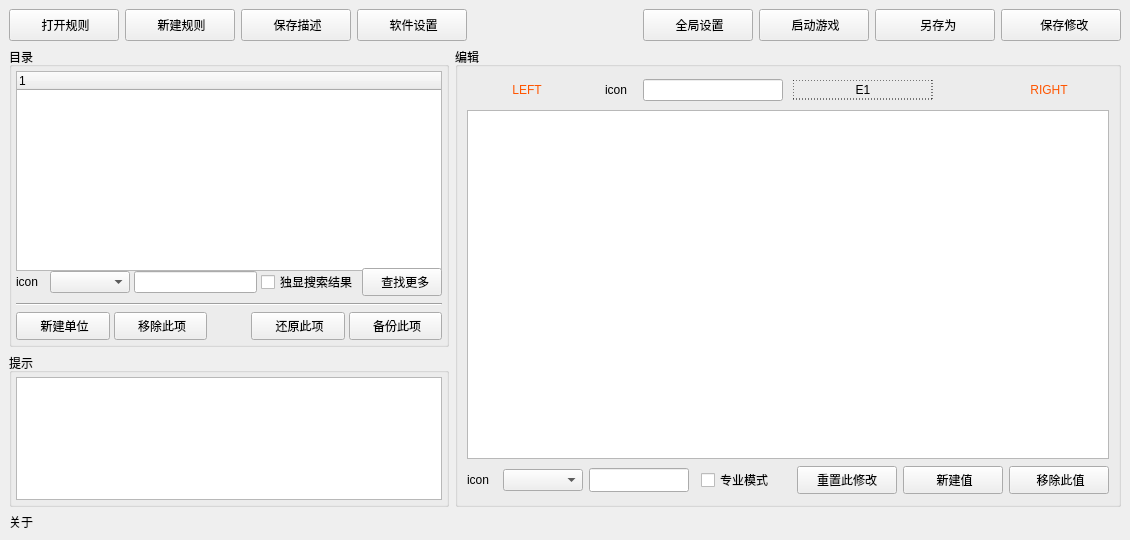
<?xml version="1.0" encoding="UTF-8"?>
<ui version="4.0">
 <class>MainWindow</class>
 <widget class="QMainWindow" name="MainWindow">
  <property name="geometry">
   <rect>
    <x>0</x>
    <y>0</y>
    <width>1104</width>
    <height>540</height>
   </rect>
  </property>
  <property name="windowTitle">
   <string>MainWindow</string>
  </property>
  <widget class="QWidget" name="centralwidget">
   <layout class="QGridLayout" name="gridLayout_7">
    <item row="1" column="0">
     <widget class="QGroupBox" name="groupBox">
      <property name="minimumSize">
       <size>
        <width>440</width>
        <height>300</height>
       </size>
      </property>
      <property name="maximumSize">
       <size>
        <width>600</width>
        <height>16777215</height>
       </size>
      </property>
      <property name="title">
       <string>目录</string>
      </property>
      <layout class="QGridLayout" name="gridLayout_9">
       <property name="leftMargin">
        <number>4</number>
       </property>
       <property name="topMargin">
        <number>4</number>
       </property>
       <property name="rightMargin">
        <number>4</number>
       </property>
       <property name="bottomMargin">
        <number>4</number>
       </property>
       <property name="spacing">
        <number>6</number>
       </property>
       <item row="0" column="0">
        <widget class="QTreeWidget" name="tree_sections">
         <property name="minimumSize">
          <size>
           <width>300</width>
           <height>200</height>
          </size>
         </property>
         <column>
          <property name="text">
           <string notr="true">1</string>
          </property>
         </column>
        </widget>
       </item>
       <item row="1" column="0">
        <layout class="QGridLayout" name="gridLayout">
         <property name="spacing">
          <number>4</number>
         </property>
         <item row="0" column="6" colspan="2">
          <widget class="QPushButton" name="pushButton_section_find">
           <property name="sizePolicy">
            <sizepolicy hsizetype="Fixed" vsizetype="Fixed">
             <horstretch>0</horstretch>
             <verstretch>0</verstretch>
            </sizepolicy>
           </property>
           <property name="minimumSize">
            <size>
             <width>80</width>
             <height>28</height>
            </size>
           </property>
           <property name="text">
            <string>  查找更多</string>
           </property>
          </widget>
         </item>
         <item row="0" column="0">
          <widget class="QLabel" name="label_item_find">
           <property name="sizePolicy">
            <sizepolicy hsizetype="Fixed" vsizetype="Fixed">
             <horstretch>0</horstretch>
             <verstretch>0</verstretch>
            </sizepolicy>
           </property>
           <property name="minimumSize">
            <size>
             <width>30</width>
             <height>30</height>
            </size>
           </property>
           <property name="text">
            <string>icon</string>
           </property>
          </widget>
         </item>
         <item row="0" column="1">
          <widget class="QComboBox" name="comboBox_section_find">
           <property name="sizePolicy">
            <sizepolicy hsizetype="Fixed" vsizetype="Fixed">
             <horstretch>0</horstretch>
             <verstretch>0</verstretch>
            </sizepolicy>
           </property>
           <property name="minimumSize">
            <size>
             <width>80</width>
             <height>0</height>
            </size>
           </property>
          </widget>
         </item>
         <item row="0" column="3">
          <widget class="QLineEdit" name="lineEdit_item_find">
           <property name="sizePolicy">
            <sizepolicy hsizetype="Expanding" vsizetype="Fixed">
             <horstretch>0</horstretch>
             <verstretch>0</verstretch>
            </sizepolicy>
           </property>
          </widget>
         </item>
         <item row="0" column="4" colspan="2">
          <widget class="QCheckBox" name="checkBox_display_find">
           <property name="text">
            <string>独显搜索结果</string>
           </property>
          </widget>
         </item>
        </layout>
       </item>
       <item row="2" column="0">
        <widget class="Line" name="line_2">
         <property name="orientation">
          <enum>Qt::Horizontal</enum>
         </property>
        </widget>
       </item>
       <item row="3" column="0">
        <layout class="QGridLayout" name="gridLayout_8">
         <property name="spacing">
          <number>4</number>
         </property>
         <item row="0" column="0">
          <widget class="QPushButton" name="pushButton_section_add">
           <property name="sizePolicy">
            <sizepolicy hsizetype="Expanding" vsizetype="Fixed">
             <horstretch>200</horstretch>
             <verstretch>0</verstretch>
            </sizepolicy>
           </property>
           <property name="minimumSize">
            <size>
             <width>80</width>
             <height>28</height>
            </size>
           </property>
           <property name="text">
            <string> 新建单位</string>
           </property>
          </widget>
         </item>
         <item row="0" column="1">
          <widget class="QPushButton" name="pushButton_section_remove">
           <property name="sizePolicy">
            <sizepolicy hsizetype="Expanding" vsizetype="Fixed">
             <horstretch>200</horstretch>
             <verstretch>0</verstretch>
            </sizepolicy>
           </property>
           <property name="minimumSize">
            <size>
             <width>80</width>
             <height>28</height>
            </size>
           </property>
           <property name="text">
            <string> 移除此项</string>
           </property>
          </widget>
         </item>
         <item row="0" column="2">
          <spacer name="horizontalSpacer_4">
           <property name="orientation">
            <enum>Qt::Horizontal</enum>
           </property>
           <property name="sizeHint" stdset="0">
            <size>
             <width>40</width>
             <height>20</height>
            </size>
           </property>
          </spacer>
         </item>
         <item row="0" column="3">
          <widget class="QPushButton" name="pushButton_section_replay">
           <property name="sizePolicy">
            <sizepolicy hsizetype="Expanding" vsizetype="Fixed">
             <horstretch>200</horstretch>
             <verstretch>0</verstretch>
            </sizepolicy>
           </property>
           <property name="minimumSize">
            <size>
             <width>80</width>
             <height>28</height>
            </size>
           </property>
           <property name="text">
            <string> 还原此项</string>
           </property>
          </widget>
         </item>
         <item row="0" column="4">
          <widget class="QPushButton" name="pushButton_section_back">
           <property name="sizePolicy">
            <sizepolicy hsizetype="Expanding" vsizetype="Fixed">
             <horstretch>200</horstretch>
             <verstretch>0</verstretch>
            </sizepolicy>
           </property>
           <property name="minimumSize">
            <size>
             <width>80</width>
             <height>28</height>
            </size>
           </property>
           <property name="text">
            <string> 备份此项</string>
           </property>
          </widget>
         </item>
        </layout>
       </item>
      </layout>
     </widget>
    </item>
    <item row="3" column="0">
     <widget class="QLabel" name="label_about">
      <property name="text">
       <string>关于</string>
      </property>
     </widget>
    </item>
    <item row="0" column="0" colspan="2">
     <layout class="QGridLayout" name="gridLayout_6">
      <item row="0" column="3" colspan="2">
       <widget class="QPushButton" name="pushButton_setting">
        <property name="sizePolicy">
         <sizepolicy hsizetype="Fixed" vsizetype="Fixed">
          <horstretch>0</horstretch>
          <verstretch>0</verstretch>
         </sizepolicy>
        </property>
        <property name="minimumSize">
         <size>
          <width>110</width>
          <height>32</height>
         </size>
        </property>
        <property name="text">
         <string> 软件设置</string>
        </property>
       </widget>
      </item>
      <item row="0" column="8" colspan="2">
       <widget class="QPushButton" name="pushButton_run_game">
        <property name="sizePolicy">
         <sizepolicy hsizetype="Fixed" vsizetype="Fixed">
          <horstretch>0</horstretch>
          <verstretch>0</verstretch>
         </sizepolicy>
        </property>
        <property name="minimumSize">
         <size>
          <width>110</width>
          <height>32</height>
         </size>
        </property>
        <property name="text">
         <string> 启动游戏</string>
        </property>
       </widget>
      </item>
      <item row="0" column="11">
       <widget class="QPushButton" name="pushButton_save_data">
        <property name="sizePolicy">
         <sizepolicy hsizetype="Fixed" vsizetype="Fixed">
          <horstretch>0</horstretch>
          <verstretch>0</verstretch>
         </sizepolicy>
        </property>
        <property name="minimumSize">
         <size>
          <width>120</width>
          <height>32</height>
         </size>
        </property>
        <property name="text">
         <string>  保存修改</string>
        </property>
       </widget>
      </item>
      <item row="0" column="7">
       <widget class="QPushButton" name="pushButton_rules_global">
        <property name="sizePolicy">
         <sizepolicy hsizetype="Fixed" vsizetype="Fixed">
          <horstretch>0</horstretch>
          <verstretch>0</verstretch>
         </sizepolicy>
        </property>
        <property name="minimumSize">
         <size>
          <width>110</width>
          <height>32</height>
         </size>
        </property>
        <property name="text">
         <string> 全局设置</string>
        </property>
       </widget>
      </item>
      <item row="0" column="0">
       <widget class="QPushButton" name="pushButton_open">
        <property name="sizePolicy">
         <sizepolicy hsizetype="Fixed" vsizetype="Fixed">
          <horstretch>0</horstretch>
          <verstretch>0</verstretch>
         </sizepolicy>
        </property>
        <property name="minimumSize">
         <size>
          <width>110</width>
          <height>32</height>
         </size>
        </property>
        <property name="text">
         <string> 打开规则</string>
        </property>
       </widget>
      </item>
      <item row="0" column="10">
       <widget class="QPushButton" name="pushButton_save_new">
        <property name="sizePolicy">
         <sizepolicy hsizetype="Fixed" vsizetype="Fixed">
          <horstretch>0</horstretch>
          <verstretch>0</verstretch>
         </sizepolicy>
        </property>
        <property name="minimumSize">
         <size>
          <width>120</width>
          <height>32</height>
         </size>
        </property>
        <property name="text">
         <string>  另存为</string>
        </property>
       </widget>
      </item>
      <item row="0" column="1">
       <widget class="QPushButton" name="pushButton_new">
        <property name="sizePolicy">
         <sizepolicy hsizetype="Fixed" vsizetype="Fixed">
          <horstretch>0</horstretch>
          <verstretch>0</verstretch>
         </sizepolicy>
        </property>
        <property name="minimumSize">
         <size>
          <width>110</width>
          <height>32</height>
         </size>
        </property>
        <property name="text">
         <string> 新建规则</string>
        </property>
       </widget>
      </item>
      <item row="0" column="2">
       <widget class="QPushButton" name="pushButton_save_desc">
        <property name="sizePolicy">
         <sizepolicy hsizetype="Fixed" vsizetype="Fixed">
          <horstretch>0</horstretch>
          <verstretch>0</verstretch>
         </sizepolicy>
        </property>
        <property name="minimumSize">
         <size>
          <width>110</width>
          <height>32</height>
         </size>
        </property>
        <property name="text">
         <string> 保存描述</string>
        </property>
       </widget>
      </item>
      <item row="0" column="5">
       <spacer name="horizontalSpacer_7">
        <property name="orientation">
         <enum>Qt::Horizontal</enum>
        </property>
        <property name="sizeType">
         <enum>QSizePolicy::Expanding</enum>
        </property>
        <property name="sizeHint" stdset="0">
         <size>
          <width>0</width>
          <height>0</height>
         </size>
        </property>
       </spacer>
      </item>
     </layout>
    </item>
    <item row="2" column="0">
     <widget class="QGroupBox" name="groupBox_help">
      <property name="minimumSize">
       <size>
        <width>440</width>
        <height>0</height>
       </size>
      </property>
      <property name="maximumSize">
       <size>
        <width>600</width>
        <height>200</height>
       </size>
      </property>
      <property name="title">
       <string>提示</string>
      </property>
      <layout class="QGridLayout" name="gridLayout_3">
       <property name="leftMargin">
        <number>4</number>
       </property>
       <property name="topMargin">
        <number>4</number>
       </property>
       <property name="rightMargin">
        <number>4</number>
       </property>
       <property name="bottomMargin">
        <number>4</number>
       </property>
       <item row="0" column="0">
        <widget class="QTextBrowser" name="textBrowser_help"/>
       </item>
      </layout>
     </widget>
    </item>
    <item row="1" column="1" rowspan="2">
     <widget class="QGroupBox" name="groupBox_2">
      <property name="title">
       <string>编辑</string>
      </property>
      <layout class="QGridLayout" name="gridLayout_12">
       <item row="0" column="0">
        <layout class="QGridLayout" name="gridLayout_2">
         <item row="0" column="3">
          <spacer name="horizontalSpacer_10">
           <property name="orientation">
            <enum>Qt::Horizontal</enum>
           </property>
           <property name="sizeType">
            <enum>QSizePolicy::Fixed</enum>
           </property>
           <property name="sizeHint" stdset="0">
            <size>
             <width>4</width>
             <height>13</height>
            </size>
           </property>
          </spacer>
         </item>
         <item row="0" column="5">
          <spacer name="horizontalSpacer_9">
           <property name="orientation">
            <enum>Qt::Horizontal</enum>
           </property>
           <property name="sizeType">
            <enum>QSizePolicy::Fixed</enum>
           </property>
           <property name="sizeHint" stdset="0">
            <size>
             <width>4</width>
             <height>13</height>
            </size>
           </property>
          </spacer>
         </item>
         <item row="0" column="0">
          <widget class="QPushButton" name="pushButton_jump_left">
           <property name="minimumSize">
            <size>
             <width>120</width>
             <height>0</height>
            </size>
           </property>
           <property name="styleSheet">
            <string notr="true">QPushButton{
	border:none;
	color: rgb(255, 85, 0);
}

QPushButton:hover{
	color: rgb(255, 85, 0);
	text-decoration:underline;
}


QPushButton:pressed{
	color: rgb(170, 0, 0);
}

QPushButton:disabled{
	color: rgb(100, 100, 100);
}</string>
           </property>
           <property name="text">
            <string>LEFT</string>
           </property>
          </widget>
         </item>
         <item row="0" column="9">
          <widget class="QPushButton" name="pushButton_jump_right">
           <property name="minimumSize">
            <size>
             <width>120</width>
             <height>0</height>
            </size>
           </property>
           <property name="layoutDirection">
            <enum>Qt::RightToLeft</enum>
           </property>
           <property name="styleSheet">
            <string notr="true">QPushButton{
	border:none;
	color: rgb(255, 85, 0);
}

QPushButton:hover{
	color: rgb(255, 85, 0);
	text-decoration:underline;
}


QPushButton:pressed{
	color: rgb(170, 0, 0);
}

QPushButton:disabled{
	color: rgb(100, 100, 100);
}</string>
           </property>
           <property name="text">
            <string>RIGHT</string>
           </property>
          </widget>
         </item>
         <item row="0" column="2">
          <widget class="QLabel" name="label_type_icon">
           <property name="sizePolicy">
            <sizepolicy hsizetype="Fixed" vsizetype="Fixed">
             <horstretch>0</horstretch>
             <verstretch>0</verstretch>
            </sizepolicy>
           </property>
           <property name="minimumSize">
            <size>
             <width>28</width>
             <height>28</height>
            </size>
           </property>
           <property name="text">
            <string>icon</string>
           </property>
          </widget>
         </item>
         <item row="0" column="8">
          <spacer name="horizontalSpacer_8">
           <property name="orientation">
            <enum>Qt::Horizontal</enum>
           </property>
           <property name="sizeHint" stdset="0">
            <size>
             <width>50</width>
             <height>13</height>
            </size>
           </property>
          </spacer>
         </item>
         <item row="0" column="4">
          <widget class="QLineEdit" name="lineEdit_name_desc">
           <property name="sizePolicy">
            <sizepolicy hsizetype="Preferred" vsizetype="Fixed">
             <horstretch>0</horstretch>
             <verstretch>0</verstretch>
            </sizepolicy>
           </property>
           <property name="minimumSize">
            <size>
             <width>140</width>
             <height>20</height>
            </size>
           </property>
           <property name="maximumSize">
            <size>
             <width>40</width>
             <height>16777215</height>
            </size>
           </property>
           <property name="alignment">
            <set>Qt::AlignCenter</set>
           </property>
          </widget>
         </item>
         <item row="0" column="1">
          <spacer name="horizontalSpacer_2">
           <property name="orientation">
            <enum>Qt::Horizontal</enum>
           </property>
           <property name="sizeHint" stdset="0">
            <size>
             <width>10</width>
             <height>20</height>
            </size>
           </property>
          </spacer>
         </item>
         <item row="0" column="6">
          <widget class="QLabel" name="label_sectionName">
           <property name="sizePolicy">
            <sizepolicy hsizetype="Preferred" vsizetype="Fixed">
             <horstretch>0</horstretch>
             <verstretch>0</verstretch>
            </sizepolicy>
           </property>
           <property name="minimumSize">
            <size>
             <width>140</width>
             <height>20</height>
            </size>
           </property>
           <property name="styleSheet">
            <string notr="true">border:1px dotted;</string>
           </property>
           <property name="text">
            <string>E1</string>
           </property>
           <property name="alignment">
            <set>Qt::AlignCenter</set>
           </property>
          </widget>
         </item>
        </layout>
       </item>
       <item row="1" column="0">
        <widget class="QWidget" name="widget_2" native="true">
         <layout class="QGridLayout" name="gridLayout_5">
          <property name="leftMargin">
           <number>0</number>
          </property>
          <property name="topMargin">
           <number>0</number>
          </property>
          <property name="rightMargin">
           <number>0</number>
          </property>
          <property name="bottomMargin">
           <number>0</number>
          </property>
          <property name="spacing">
           <number>6</number>
          </property>
          <item row="1" column="0">
           <widget class="QTableWidget" name="table_options"/>
          </item>
         </layout>
        </widget>
       </item>
       <item row="2" column="0">
        <layout class="QGridLayout" name="gridLayout_11">
         <item row="0" column="0">
          <layout class="QGridLayout" name="gridLayout_10">
           <item row="0" column="0">
            <widget class="QLabel" name="label_optin_find">
             <property name="sizePolicy">
              <sizepolicy hsizetype="Fixed" vsizetype="Fixed">
               <horstretch>0</horstretch>
               <verstretch>0</verstretch>
              </sizepolicy>
             </property>
             <property name="minimumSize">
              <size>
               <width>30</width>
               <height>30</height>
              </size>
             </property>
             <property name="text">
              <string>icon</string>
             </property>
            </widget>
           </item>
           <item row="0" column="1">
            <widget class="QComboBox" name="comboBox_option_find">
             <property name="sizePolicy">
              <sizepolicy hsizetype="Fixed" vsizetype="Fixed">
               <horstretch>0</horstretch>
               <verstretch>0</verstretch>
              </sizepolicy>
             </property>
             <property name="minimumSize">
              <size>
               <width>80</width>
               <height>0</height>
              </size>
             </property>
            </widget>
           </item>
           <item row="0" column="2">
            <widget class="QLineEdit" name="lineEdit_option_find">
             <property name="sizePolicy">
              <sizepolicy hsizetype="Fixed" vsizetype="Fixed">
               <horstretch>0</horstretch>
               <verstretch>0</verstretch>
              </sizepolicy>
             </property>
             <property name="minimumSize">
              <size>
               <width>100</width>
               <height>24</height>
              </size>
             </property>
            </widget>
           </item>
          </layout>
         </item>
         <item row="0" column="4">
          <layout class="QGridLayout" name="gridLayout_4">
           <item row="0" column="3">
            <widget class="QPushButton" name="pushButton_option_remove">
             <property name="sizePolicy">
              <sizepolicy hsizetype="Fixed" vsizetype="Fixed">
               <horstretch>0</horstretch>
               <verstretch>0</verstretch>
              </sizepolicy>
             </property>
             <property name="minimumSize">
              <size>
               <width>100</width>
               <height>28</height>
              </size>
             </property>
             <property name="maximumSize">
              <size>
               <width>100</width>
               <height>16777215</height>
              </size>
             </property>
             <property name="text">
              <string> 移除此值</string>
             </property>
            </widget>
           </item>
           <item row="0" column="0">
            <widget class="QCheckBox" name="checkBox_display_table_box">
             <property name="sizePolicy">
              <sizepolicy hsizetype="Fixed" vsizetype="Fixed">
               <horstretch>0</horstretch>
               <verstretch>0</verstretch>
              </sizepolicy>
             </property>
             <property name="minimumSize">
              <size>
               <width>90</width>
               <height>28</height>
              </size>
             </property>
             <property name="text">
              <string>专业模式</string>
             </property>
            </widget>
           </item>
           <item row="0" column="2">
            <widget class="QPushButton" name="pushButton_option_add">
             <property name="sizePolicy">
              <sizepolicy hsizetype="Fixed" vsizetype="Fixed">
               <horstretch>0</horstretch>
               <verstretch>0</verstretch>
              </sizepolicy>
             </property>
             <property name="minimumSize">
              <size>
               <width>100</width>
               <height>28</height>
              </size>
             </property>
             <property name="maximumSize">
              <size>
               <width>100</width>
               <height>16777215</height>
              </size>
             </property>
             <property name="text">
              <string> 新建值</string>
             </property>
            </widget>
           </item>
           <item row="0" column="1">
            <widget class="QPushButton" name="pushButton_option_reset">
             <property name="sizePolicy">
              <sizepolicy hsizetype="Fixed" vsizetype="Fixed">
               <horstretch>0</horstretch>
               <verstretch>0</verstretch>
              </sizepolicy>
             </property>
             <property name="minimumSize">
              <size>
               <width>100</width>
               <height>28</height>
              </size>
             </property>
             <property name="maximumSize">
              <size>
               <width>100</width>
               <height>16777215</height>
              </size>
             </property>
             <property name="text">
              <string>重置此修改</string>
             </property>
            </widget>
           </item>
          </layout>
         </item>
         <item row="0" column="1" colspan="3">
          <spacer name="horizontalSpacer_11">
           <property name="orientation">
            <enum>Qt::Horizontal</enum>
           </property>
           <property name="sizeHint" stdset="0">
            <size>
             <width>50</width>
             <height>25</height>
            </size>
           </property>
          </spacer>
         </item>
        </layout>
       </item>
      </layout>
     </widget>
    </item>
   </layout>
  </widget>
 </widget>
 <resources/>
 <connections/>
</ui>
